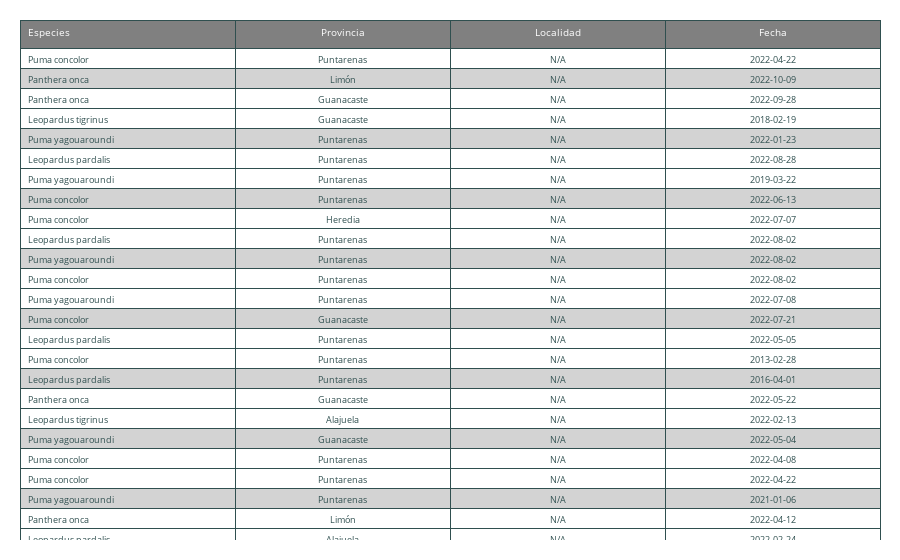

Source (notebook cell):
### Markdown cell above
### Creando la tabla en un formato más legible

En el cuadro inferior se busca tomar el dataframe ya depurado o tratado para representarlo en una tabla que a vista es más agradable

### Code cell
# Generación de la tabla únicamente con los datos Covid general

headerColor = 'grey'
rowEvenColor = 'lightgrey'
rowOddColor = 'white'

table1 = go.Figure(data=[go.Table(header=dict(values=list(felinos.columns),
                            line_color='darkslategray',
                            fill_color=headerColor,
                            align=['left','center'],
                            font=dict(color='white', size=10),
                                    
                                 ),
                              cells=dict(values=[
                                felinos.Especies,
                                felinos.Provincia, 
                                felinos.Localidad, 
                                felinos.Fecha
                              ],
                            line_color='darkslategray',
                            # Colores intercalados
                            fill_color = [[rowOddColor,rowEvenColor,rowOddColor]*817],
                            align = ['left', 'center'],
                            font = dict(color = 'darkslategray', size = 9),
                                        
                                    ))
                     ])

table1.update_layout(
    margin=dict(l=20, r=20, t=20, b=20)
)

table1.show(null_values="N/A")

### Figure 1 — Plotly figure (JSON) as saved in the notebook; plotly's stock layout.template omitted (floating-point values rounded to 4 significant figures; data arrays with more than 128 entries replaced by an {"elided": "..."} marker saying what was removed)
{"data": [{"cells": {"align": ["left", "center"], "fill": {"color": {"elided": "1x2451 str values"}}, "font": {"color": "darkslategray", "size": 9}, "line": {"color": "darkslategray"}, "values": {"elided": "4x188 str values"}}, "header": {"align": ["left", "center"], "fill": {"color": "grey"}, "font": {"color": "white", "size": 10}, "line": {"color": "darkslategray"}, "values": ["Especies", "Provincia", "Localidad", "Fecha"]}, "type": "table"}], "layout": {"margin": {"b": 20, "l": 20, "r": 20, "t": 20}}}
